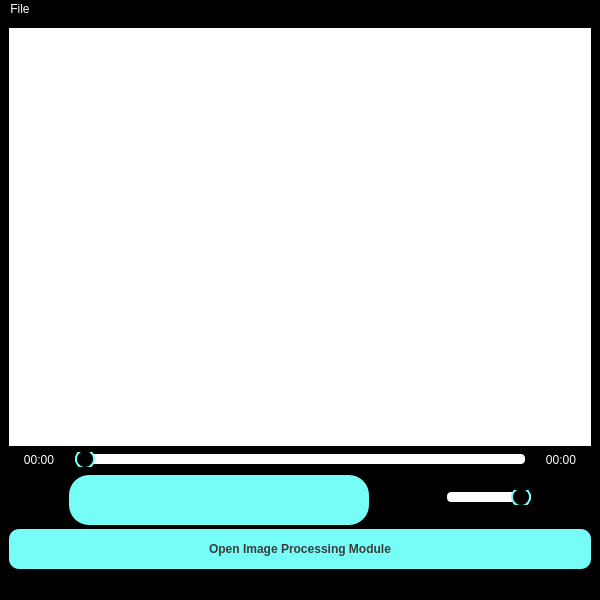
<?xml version="1.0" encoding="UTF-8"?>
<ui version="4.0">
 <class>MainWindow</class>
 <widget class="QMainWindow" name="MainWindow">
  <property name="geometry">
   <rect>
    <x>0</x>
    <y>0</y>
    <width>600</width>
    <height>600</height>
   </rect>
  </property>
  <property name="windowTitle">
   <string>MainWindow</string>
  </property>
  <property name="styleSheet">
   <string notr="true">background-color: rgb(0, 0, 0);</string>
  </property>
  <widget class="QWidget" name="centralwidget">
   <layout class="QVBoxLayout" name="verticalLayout_2">
    <item>
     <widget class="QWidget" name="mediaPlayerWidget" native="true">
      <property name="enabled">
       <bool>true</bool>
      </property>
      <property name="sizePolicy">
       <sizepolicy hsizetype="Expanding" vsizetype="Expanding">
        <horstretch>0</horstretch>
        <verstretch>0</verstretch>
       </sizepolicy>
      </property>
      <property name="focusPolicy">
       <enum>Qt::StrongFocus</enum>
      </property>
      <property name="styleSheet">
       <string notr="true">background-color: rgb(255, 255, 255);</string>
      </property>
     </widget>
    </item>
    <item>
     <layout class="QHBoxLayout" name="horizontalLayout">
      <item>
       <widget class="QLabel" name="currentTime">
        <property name="minimumSize">
         <size>
          <width>60</width>
          <height>0</height>
         </size>
        </property>
        <property name="styleSheet">
         <string notr="true">color: rgb(255, 255, 255);</string>
        </property>
        <property name="text">
         <string>00:00</string>
        </property>
        <property name="alignment">
         <set>Qt::AlignCenter</set>
        </property>
       </widget>
      </item>
      <item>
       <widget class="QSlider" name="timeSlider">
        <property name="enabled">
         <bool>false</bool>
        </property>
        <property name="styleSheet">
         <string notr="true">QSlider::groove:horizontal { 
	background-color: white;
	border: 0px solid #424242; 
	height: 10px; 
	border-radius: 4px;
}
QSlider::handle:horizontal { 
	background-color: dark-blue; 
	border: 2px solid rgb(118, 253, 248); 
	width: 16px; 
	height: 20px; 
	line-height: 20px; 
	margin-top: -5px; 
	margin-bottom: -5px; 
	border-radius:10px; 
}

QSlider::handle:horizontal:hover { 
	border-radius: 10px;
}</string>
        </property>
        <property name="orientation">
         <enum>Qt::Horizontal</enum>
        </property>
       </widget>
      </item>
      <item>
       <widget class="QLabel" name="totalTime">
        <property name="minimumSize">
         <size>
          <width>60</width>
          <height>0</height>
         </size>
        </property>
        <property name="styleSheet">
         <string notr="true">color: rgb(255, 255, 255);</string>
        </property>
        <property name="text">
         <string>00:00</string>
        </property>
        <property name="alignment">
         <set>Qt::AlignCenter</set>
        </property>
       </widget>
      </item>
     </layout>
    </item>
    <item>
     <layout class="QHBoxLayout" name="horizontalLayout_2">
      <item>
       <spacer name="horizontalSpacer_2">
        <property name="orientation">
         <enum>Qt::Horizontal</enum>
        </property>
        <property name="sizeType">
         <enum>QSizePolicy::Fixed</enum>
        </property>
        <property name="sizeHint" stdset="0">
         <size>
          <width>60</width>
          <height>20</height>
         </size>
        </property>
       </spacer>
      </item>
      <item>
       <widget class="QGroupBox" name="groupBox">
        <property name="enabled">
         <bool>false</bool>
        </property>
        <property name="sizePolicy">
         <sizepolicy hsizetype="Fixed" vsizetype="Fixed">
          <horstretch>2</horstretch>
          <verstretch>2</verstretch>
         </sizepolicy>
        </property>
        <property name="minimumSize">
         <size>
          <width>300</width>
          <height>50</height>
         </size>
        </property>
        <property name="maximumSize">
         <size>
          <width>74</width>
          <height>45</height>
         </size>
        </property>
        <property name="styleSheet">
         <string notr="true">background-color: rgb(118, 253, 248);
border-radius:20px;
padding-left:5px;
padding-right:5px;</string>
        </property>
        <property name="title">
         <string/>
        </property>
        <widget class="QPushButton" name="playButton">
         <property name="geometry">
          <rect>
           <x>30</x>
           <y>10</y>
           <width>80</width>
           <height>29</height>
          </rect>
         </property>
         <property name="styleSheet">
          <string notr="true">background-color: rgb(118, 253, 248);
border-radius:10px;
padding-left:5px;
padding-right:5px;</string>
         </property>
         <property name="text">
          <string/>
         </property>
         <property name="icon">
          <iconset>
           <normaloff>images/control-play.png</normaloff>images/control-play.png</iconset>
         </property>
        </widget>
        <widget class="QPushButton" name="pauseButton">
         <property name="geometry">
          <rect>
           <x>100</x>
           <y>10</y>
           <width>80</width>
           <height>29</height>
          </rect>
         </property>
         <property name="styleSheet">
          <string notr="true">background-color: rgb(118, 253, 248);
border-radius:10px;
padding-left:5px;
padding-right:5px;</string>
         </property>
         <property name="text">
          <string/>
         </property>
         <property name="icon">
          <iconset>
           <normaloff>images/control-pause.png</normaloff>images/control-pause.png</iconset>
         </property>
        </widget>
        <widget class="QPushButton" name="stopButton">
         <property name="geometry">
          <rect>
           <x>180</x>
           <y>10</y>
           <width>80</width>
           <height>29</height>
          </rect>
         </property>
         <property name="styleSheet">
          <string notr="true">background-color: rgb(118, 253, 248);
border-radius:10px;
padding-left:5px;
padding-right:5px;</string>
         </property>
         <property name="text">
          <string/>
         </property>
         <property name="icon">
          <iconset>
           <normaloff>images/control-stop-square.png</normaloff>images/control-stop-square.png</iconset>
         </property>
        </widget>
       </widget>
      </item>
      <item>
       <spacer name="horizontalSpacer">
        <property name="orientation">
         <enum>Qt::Horizontal</enum>
        </property>
        <property name="sizeHint" stdset="0">
         <size>
          <width>20</width>
          <height>20</height>
         </size>
        </property>
       </spacer>
      </item>
      <item>
       <widget class="QLabel" name="volumeLabel">
        <property name="text">
         <string/>
        </property>
        <property name="pixmap">
         <pixmap>images/speaker-volume.png</pixmap>
        </property>
       </widget>
      </item>
      <item>
       <widget class="QSlider" name="volumeSlider">
        <property name="enabled">
         <bool>false</bool>
        </property>
        <property name="maximumSize">
         <size>
          <width>500</width>
          <height>16777215</height>
         </size>
        </property>
        <property name="styleSheet">
         <string notr="true">QSlider::groove:horizontal { 
	background-color: white;
	border: 0px solid #424242; 
	height: 10px; 
	border-radius: 4px;
}
QSlider::handle:horizontal { 
	background-color: dark-blue; 
	border: 2px solid rgb(118, 253, 248); 
	width: 16px; 
	height: 20px; 
	line-height: 20px; 
	margin-top: -5px; 
	margin-bottom: -5px; 
	border-radius:10px; 
}

QSlider::handle:horizontal:hover { 
	border-radius: 10px;
}</string>
        </property>
        <property name="maximum">
         <number>100</number>
        </property>
        <property name="value">
         <number>100</number>
        </property>
        <property name="orientation">
         <enum>Qt::Horizontal</enum>
        </property>
       </widget>
      </item>
      <item>
       <spacer name="horizontalSpacer_3">
        <property name="orientation">
         <enum>Qt::Horizontal</enum>
        </property>
        <property name="sizeType">
         <enum>QSizePolicy::Preferred</enum>
        </property>
        <property name="sizeHint" stdset="0">
         <size>
          <width>60</width>
          <height>20</height>
         </size>
        </property>
       </spacer>
      </item>
     </layout>
    </item>
    <item>
     <layout class="QHBoxLayout" name="horizontalLayout_3">
      <item>
       <widget class="QPushButton" name="ipmodulePushButton">
        <property name="minimumSize">
         <size>
          <width>200</width>
          <height>40</height>
         </size>
        </property>
        <property name="styleSheet">
         <string notr="true">background-color: rgb(118, 253, 248);
font: 10pt &quot;Trebuchet MS&quot;;

color: rgb(59, 59, 59);
border-radius:10px;
padding-left:5px;
padding-right:5px;
font-weight:bold;</string>
        </property>
        <property name="text">
         <string>Open Image Processing Module</string>
        </property>
       </widget>
      </item>
     </layout>
    </item>
   </layout>
  </widget>
  <widget class="QMenuBar" name="menubar">
   <property name="geometry">
    <rect>
     <x>0</x>
     <y>0</y>
     <width>600</width>
     <height>26</height>
    </rect>
   </property>
   <property name="styleSheet">
    <string notr="true">color: rgb(255, 255, 255);
border-color: rgb(255, 255, 255);
alternate-background-color: rgb(255, 255, 255);</string>
   </property>
   <widget class="QMenu" name="menuFile">
    <property name="styleSheet">
     <string notr="true">color: rgb(255, 255, 255);</string>
    </property>
    <property name="title">
     <string>File</string>
    </property>
    <addaction name="actionOpen"/>
   </widget>
   <addaction name="menuFile"/>
  </widget>
  <widget class="QStatusBar" name="statusbar"/>
  <action name="actionOpen">
   <property name="text">
    <string>Open</string>
   </property>
  </action>
 </widget>
 <resources/>
 <connections/>
</ui>
